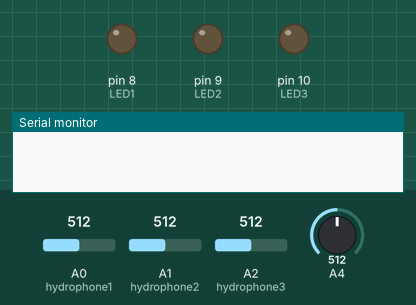
A sketch run on a simulated Arduino Uno, built with avr-gcc and run on an emulated ATmega328P. Shown: output pins drawn as LEDs (lit = HIGH), the last lines printed to the serial monitor. The test bench sets the inputs (shaded band); at power-on: A0 (hydrophone1) = 512, A4 = 512, A1 (hydrophone2) = 512, A2 (hydrophone3) = 512.

Above: at 1.2 s.
1.3 s: A0 (hydrophone1) set to 650
At 2.1 s:
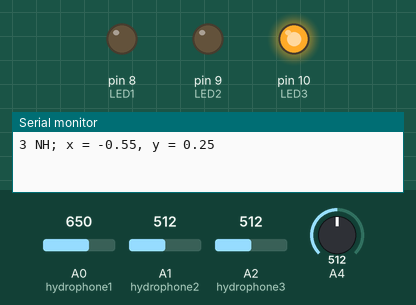
3.8 s: A4 set to 628
5.3 s: A4 set to 655
At 7.1 s:
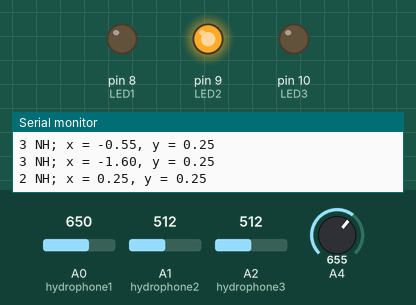
8.3 s: A4 set to 630
At 9.1 s:
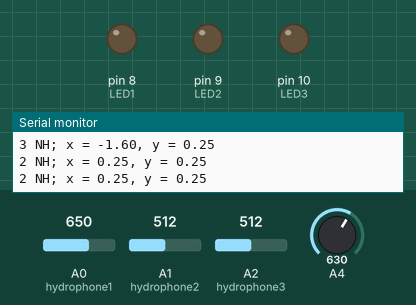
9.8 s: A4 set to 650
At 10.1 s:
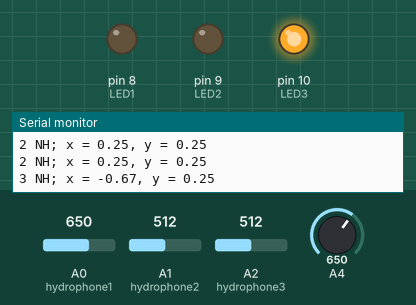
Timing chart, 0 to 12.8 s (numbered marks = the images above; inputs shaded):
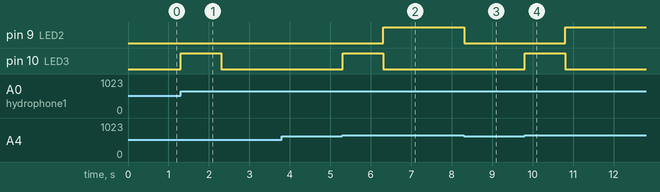

Measured:
- the behaviour switches between 639 and 640 on A4 (found by bisection; images 1 and 2)
- after the input at 1.3 s, pin 10 (LED3): LOW → HIGH at once, → LOW 1.0 s later
- after the input at 3.8 s, every drawn part: stays the same
- after the input at 5.3 s, pin 9 (LED2): LOW → HIGH after 1.0 s; pin 10 (LED3): LOW → HIGH at once, → LOW 1.0 s later
- after the input at 8.3 s, pin 9 (LED2): HIGH → LOW at once
- after the input at 9.8 s, pin 9 (LED2): LOW → HIGH after 1.0 s; pin 10 (LED3): LOW → HIGH at once, → LOW 1.0 s later

The sketch:

LocalizationAndTracking_V2.ino
```cpp
// """
// Assignment Title: Localization and tracking of moving targets by hydrophones
// Purpose         : Implementation a sound triangulation system using three Hydrophones to locate the source of a sound.
//                   The code defines the pins for each Hydrophone and their positions in space, then initializes the serial
//                   communication and sets the pins as input. In the loop, the code reads the analog values from each Hydrophone,
//                   calculates the time delay between them, and then the time difference of arrival (TDOA) for each pair of
//                   Hydrophones. Using triangulation, the code then calculates the x and y coordinates of the sound source and
//                   prints them to the serial monitor. Calculate the distance between the sound source and each Hydrophone using
//                   the Pythagorean theorem.
// Language        : Arduino and Matlab
// Author          : Hemant Ramphul
// Github          : https://github.com/hemantramphul/Localization-and-tracking-of-moving-targets-by-hydrophones/
// Date            : 05 May 2023

// Université des Mascareignes (UdM)
// Faculty of Information and Communication Technology
// Master Artificial Intelligence and Robotics
// Official Website: https://udm.ac.mu
// """

const int hydrophone1 = A0; // Hydrophone 1 connected to analog pin A0
const int hydrophone2 = A1; // Hydrophone 2 connected to analog pin A1
const int hydrophone3 = A2; // Hydrophone 3 connected to analog pin A2
int LED1 = 8;
int LED2 = 9;
int LED3 = 10;

const float soundSpeed = 343.0; // Speed of sound in m/s

const float hydrophonePositions[3][2] = {
  {0.0, 0.0},   // Hydrophone 1 position (x, y) in meters
  {0.25, 0.0},  // Hydrophone 2 position (x, y) in meters
  {0.0, 0.25}   // Hydrophone 3 position (x, y) in meters
};

// Declare the calculateDelay function
int calculateDelay(int hydrophone1, int hydrophone2) {
  // Find the time at which hydrophone1's waveform crosses a threshold
  int threshold = 640; // Adjust this value as needed
  int time1 = 0;
  while (analogRead(hydrophone1) < threshold) {
    time1++;
    delay(1);
  }

  // Find the time at which hydrophone2's waveform crosses the same threshold
  int time2 = 0;
  while (analogRead(hydrophone2) < threshold) {
    time2++;
    delay(1);
  }

  // Return the time difference between the two waveforms
  return time2 - time1;
}

// Calculate the distance between a Hydrophone and the sound source
float calculateDistance(int hydrophoneIndex, float x, float y, const float hydrophonePositions[][2]) {
  float dx = x - hydrophonePositions[hydrophoneIndex][0];
  float dy = y - hydrophonePositions[hydrophoneIndex][1];
  return sqrt(dx * dx + dy * dy);
}

void handleLeds(int hydrophone) {
  if (hydrophone == 1) {
    digitalWrite(LED1, HIGH);
  }
  else if (hydrophone == 2) {
    digitalWrite(LED2, HIGH);
  }
  else if (hydrophone == 3) {
    digitalWrite(LED3, HIGH);
  }

  // Wait for 100ms before taking another measurement
  delay(1000);

  digitalWrite(LED1, LOW);
  digitalWrite(LED2, LOW);
  digitalWrite(LED3, LOW);
}

void setup() {
  Serial.begin(9600);

  pinMode(LED1, OUTPUT);
  pinMode(LED2, OUTPUT);
  pinMode(LED3, OUTPUT);

  pinMode(hydrophone1, INPUT);
  pinMode(hydrophone2, INPUT);
  pinMode(hydrophone3, INPUT);
}

void loop() {
  // Read the analog value from each Hydrophone
  int hydrophone1val = analogRead(hydrophone1);
  int hydrophone2val = analogRead(hydrophone2);
  int hydrophone3val = analogRead(hydrophone3);

  // Calculate the time delay between Hydrophones
  int delay12 = calculateDelay(hydrophone1val, hydrophone2val);
  int delay13 = calculateDelay(hydrophone1val, hydrophone3val);

  // Calculate the time difference of arrival (TDOA) between Hydrophones
  float tdoa12 = (float)delay12 / 1000000.0 * soundSpeed;
  float tdoa13 = (float)delay13 / 1000000.0 * soundSpeed;

  // Calculate the x and y coordinates of the sound source using triangulation
  float x = ((hydrophonePositions[0][0] - hydrophonePositions[1][0]) * (hydrophonePositions[0][0] + hydrophonePositions[1][0] + 2.0 * tdoa12) - (hydrophonePositions[0][0] - hydrophonePositions[2][0]) * (hydrophonePositions[0][0] + hydrophonePositions[2][0] + 2.0 * tdoa13)) / (4.0 * (hydrophonePositions[0][1] - hydrophonePositions[1][1]) * (hydrophonePositions[0][0] - hydrophonePositions[2][0]) - 4.0 * (hydrophonePositions[0][1] - hydrophonePositions[2][1]) * (hydrophonePositions[0][0] - hydrophonePositions[1][0]));
  float y = ((hydrophonePositions[0][1] - hydrophonePositions[1][1]) * (hydrophonePositions[0][1] + hydrophonePositions[1][1] + 2.0 * tdoa12) - (hydrophonePositions[0][1] - hydrophonePositions[2][1]) * (hydrophonePositions[0][1] + hydrophonePositions[2][1] + 2.0 * tdoa13)) / (4.0 * (hydrophonePositions[0][0] - hydrophonePositions[1][0]) * (hydrophonePositions[0][1] - hydrophonePositions[2][1]) - 4.0 * (hydrophonePositions[0][0] - hydrophonePositions[2][0]) * (hydrophonePositions[0][1] - hydrophonePositions[1][1]));

  // Calculate the distance between the sound source and each Hydrophone
  float distances[3];
  for (int i = 0; i < 3; i++) {
    distances[i] = calculateDistance(i, x, y, hydrophonePositions);
  }

  // Determine the nearest Hydrophone
  int nearestHydrophone = 0;
  float shortestDistance = distances[0];
  for (int i = 1; i < 3; i++) {
    if (distances[i] < shortestDistance) {
      shortestDistance = distances[i];
      nearestHydrophone = i;
    }
  }

  // Print the nearest Hydrophone
  Serial.print(nearestHydrophone + 1);
  Serial.print(" NH; x = ");
  // Print the x and y coordinates of the sound source
  Serial.print(x);
  Serial.print(", y = ");
  Serial.println(y);

  // Turn on the led for the coresponding Hydrophone
  handleLeds(nearestHydrophone + 1);
}
```
